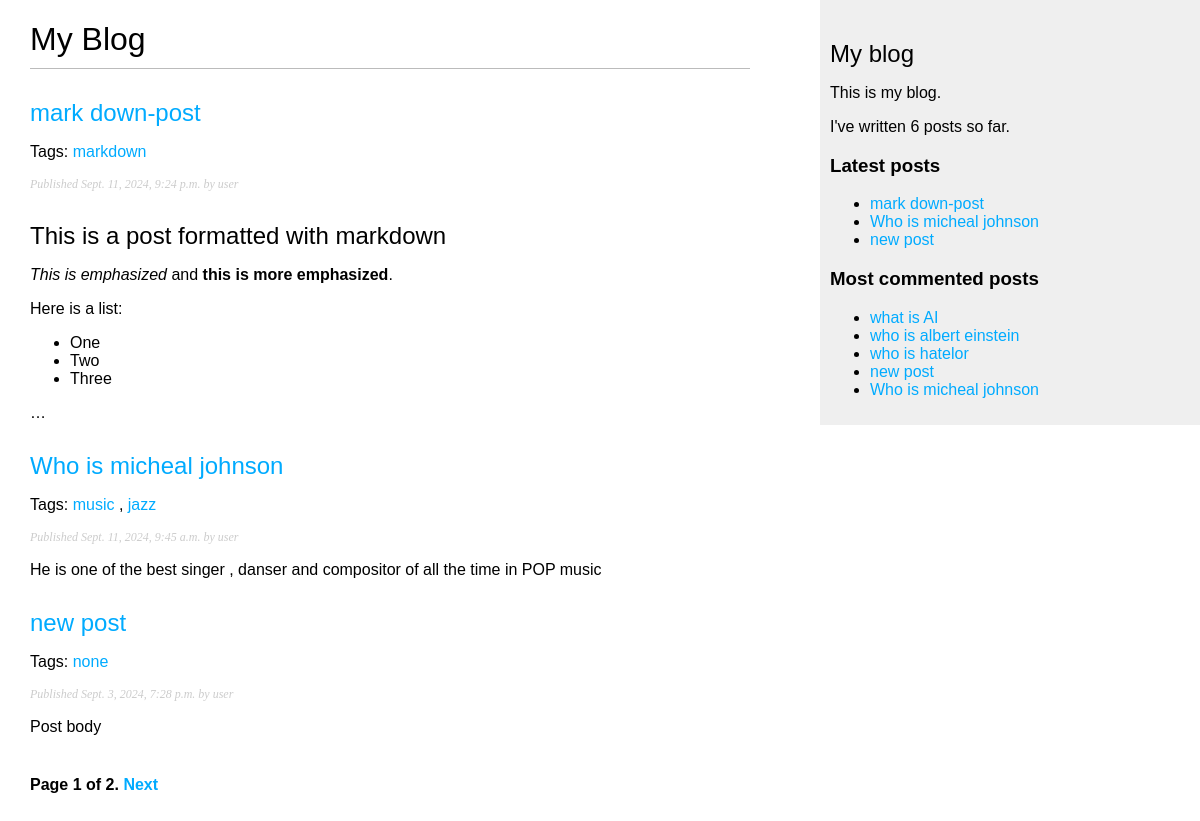
Screenshot of /blog/ with the database file from the repository.
### blog/models.py (models this page shows, shortened)
class Post(models.Model):
    objects = models.Manager() # The default manager.
    published = PublishedManager() # Our custom manager.
    class Status(models.TextChoices):
       DRAFT = 'DF', 'Draft'
       PUBLISHED = 'PB', 'Published'
    title = models.CharField(max_length=250)
    slug = models.SlugField(
        max_length=250,
        unique_for_date='publish')
    author = models.ForeignKey(
    settings.AUTH_USER_MODEL,
    on_delete=models.CASCADE,
    related_name='blog_posts'
                       )
    body = models.TextField()
    publish = models.DateTimeField(default=timezone.now)
    created = models.DateTimeField(auto_now_add=True)
    updated = models.DateTimeField(auto_now=True)
    status = models.CharField(
    max_length=2,
    choices=Status,
    default=Status.DRAFT)
    class Meta:
        ordering = ['-publish']
        indexes = [
        models.Index(fields=['-publish']),
            ]
    def get_absolute_url(self):
        return reverse(
        'blog:post_detail',
        args=[
            self.publish.year,
            self.publish.month,
            self.publish.day,
            self.slug
            ]
        )
    tags = TaggableManager()

### blog/views.py (the view)
# urls.py: path('', views.post_list, name='post_list'),
def post_list(request, tag_slug=None):
    post_list = Post.published.all()
    tag = None
    if tag_slug:
        tag = get_object_or_404(Tag, slug=tag_slug)
        post_list = post_list.filter(tags__in=[tag])
    paginator = Paginator(post_list, 3)
    page_number = request.GET.get('page', 1)
    try:
        posts = paginator.page(page_number)
    except PageNotAnInteger:
        posts = paginator.page(1)
    except EmptyPage:
        posts = paginator.page(paginator.num_pages)
    return render(
    request,
    'blog/post/list.html',
    {'posts': posts,
     'tag' :tag
     }
    )

### blog/models.py (called while the page is built)
    def get_queryset(self):
        return (
        super().get_queryset().filter(status=Post.Status.PUBLISHED)
        )

### blog/templatetags/blog_tags.py (called while the page is built)
@register.simple_tag
def total_posts():
    return Post.published.count()

@register.inclusion_tag('blog/post/latest_posts.html')
def show_latest_posts(count=5):
    latest_posts = Post.published.order_by('-publish')[:count]
    return {'latest_posts': latest_posts}

@register.simple_tag
def get_most_commented_posts(count=5):
    return Post.published.annotate(
    total_comments=Count('comments')
    ).order_by('-total_comments')[:count]

@register.filter(name='markdown')
def markdown_format(text):
 return mark_safe(markdown.markdown(text))

### blog/templates/blog/post/list.html (shortened to what this page needs)
{% extends "blog/base.html" %}
{% load blog_tags %}
{% block content %}
    <h1>My Blog</h1>
    {% for post in posts %}
        <h2><a href="{{ post.get_absolute_url }}">{{ post.title }}</a></h2>
            <p class="tags">
                Tags:
                {% for tag in post.tags.all %}
                <a href="{% url 'blog:post_list_by_tag' tag.slug %}">
                {{ tag.name }}
                </a>{% if not forloop.last %}, {% endif %}
                {% endfor %}
            </p>
        <p class="date">
        Published {{ post.publish }} by {{ post.author }}
        </p>
        {{ post.body|markdown|truncatewords_html:30 }}
    {% endfor %}
    {% include "pagination.html" with page=posts%}
{% endblock %}

### blog/templates/blog/base.html (shortened to what this page needs)
{% load static %}
{% load blog_tags %}
<!DOCTYPE html>
<html>
<head>
<link href="{% static "css/blog.css" %}" rel="stylesheet">
</head>
<body>
    <div id="content">
        {% block content %}
        {% endblock %}
    </div>
    <div id="sidebar">
        <h2>My blog</h2>
        <p>This is my blog.</p>
        <p>I've written {% total_posts %} posts so far.</p>
        <h3>Latest posts</h3>
        <p>{% show_latest_posts 3 %}</p>
        <h3>Most commented posts</h3>
            {% get_most_commented_posts as most_commented_posts %}
            <ul>
                {% for post in most_commented_posts %}
                <li>
                <a href="{{ post.get_absolute_url }}">{{ post.title }}</a>
                </li>
                {% endfor %}
            </ul>
    </div>
</body>
</html>

### blog/templates/blog/post/latest_posts.html
<ul>
    {% for post in latest_posts %}
    <li>
   <a href="{{ post.get_absolute_url }}">{{ post.title }}</a>
   </li>
    {% endfor %}
</ul>

### blog/static/css/blog.css (style rules this page uses)
body { margin:0; padding:0; font-family:helvetica, sans-serif; }
a { color:#00abff; text-decoration:none; }
h1 { font-weight:normal; border-bottom:1px solid #bbb; padding:0 0 10px 0; }
h2 { font-weight:normal; margin:30px 0 0; }
#content { float:left; width:60%; padding:0 0 0 30px; }
#sidebar { float:right; width:30%; padding:10px; background:#efefef; height:100%; }
p.date { color:#ccc; font-family: georgia, serif; font-size: 12px; font-style: italic; }

### rows the page displays
Post: title "mark down-post", publish "Sept. 11, 2024, 9:24 p.m.", author "user", body "This is a post formatted with markdown This is emphasized and this is more emphasized . Here is a list: One Two Three …"
Tag: name "markdown"
Post: title "Who is micheal johnson", publish "Sept. 11, 2024, 9:45 a.m.", author "user", body "He is one of the best singer , danser and compositor of all the time in POP music"
Tag: name "music"
Tag: name "jazz"
Post: title "new post", publish "Sept. 3, 2024, 7:28 p.m.", author "user", body "Post body"
Tag: name "none"
Post: title "what is AI"
Post: title "who is albert einstein"
Post: title "who is hatelor"

### other values shown
{{ page.number }} "1"
{{ page.paginator.num_pages }} "2"
